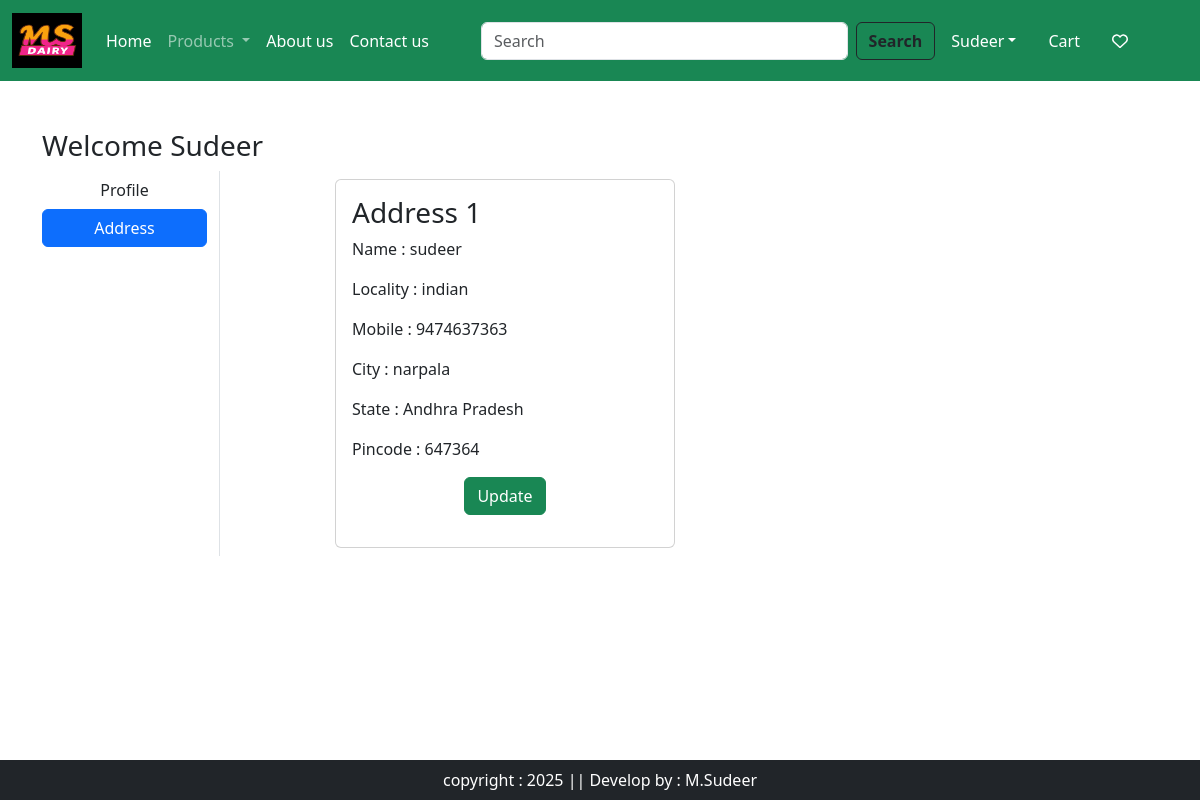
/address/ (signed in), run on the app's committed database.
### app/models.py (models this page shows, shortened)
class Customer(models.Model):
    user=models.ForeignKey(User,on_delete=models.CASCADE)
    name=models.CharField(max_length=200)
    locality=models.CharField(max_length=200)
    city=models.CharField(max_length=200)
    mobile=models.IntegerField(default=0)
    pincode=models.IntegerField()
    state=models.CharField(choices=STATE_CHOICE, max_length=100)

### app/views.py (the view)
# urls.py: path("address/",views.address, name="address"),
def address(request):
    add = Customer.objects.filter(user=request.user)
    return render (request,'app/address.html',locals())

### app/templates/app/address.html (shortened to what this page needs)
{% extends "app/index.html" %}
{% load static %}
{% block main-content %}
    <div class="container my-5">
        <div class="row">
            <h3>Welcome <span class="text-capitalize">{{request.user}}</span></h3>
            <div class="col-sm-2 border-end">
                <ul class="list-unstyled">
                    <li class="d-grid"><a href="{% url 'profile' %}" class="btn ">Profile</a></li>
                    <li class="d-grid"><a href="{% url 'address' %}" class="btn btn-primary">Address</a></li>
                </ul>
            </div>
            <div class="col-sm-8 offset-sm-1">
                <div class="row">
                    {% for ad in add %}
                        <div class="col-sm-6">
                            <div class="card m-2">
                                <div class="card-body">
                                    <h3>Address {{forloop.counter}}</h3>
                                    <p>Name : {{ad.name}}</p>
                                    <p>Locality : {{ad.locality}}</p>
                                    <p>Mobile : {{ad.mobile}}</p>
                                    <p>City : {{ad.city}}</p>
                                    <p>State : {{ad.state}}</p>
                                    <p>Pincode : {{ad.pincode}}</p>
                                    <p class="text-center"><a href="{% url 'updateAddress' pk=ad.id %}" class="btn btn-success ">Update</a></p>
                                </div>
                            </div>
                        </div>
                    {% endfor %}
                </div>
            </div>
        </div>
    </div>
{% endblock main-content %}

### app/templates/app/index.html (shortened to what this page needs)
<!DOCTYPE html>
{% load static %}
<html lang="en">
<head>
    <link href="https://cdn.jsdelivr.net/npm/bootstrap@5.3.8/dist/css/bootstrap.min.css" rel="stylesheet">
    <link rel="stylesheet" href="https://cdnjs.cloudflare.com/ajax/libs/font-awesome/7.0.1/css/all.min.css">
    <link rel="stylesheet" href="{% static 'app/css/owl.carousel.min.css' %}">
    <link rel="stylesheet" href="{% static 'app/css/all.min.css' %}">
    <link rel="stylesheet" href="{% static 'app/css/style.css' %}">
</head>
<body style="margin-bottom:100px;">
    <nav class="navbar navbar-expand-lg navbar-dark bg-success">
        <div class="container-fluid">
            <a class="navbar-brand" href="#">
                <img src= "{% static 'app/images/msd.png' %}" width="70px" height="55px">
            </a>
            <div class="collapse navbar-collapse" id="navbarSupportedContent">
                <ul class="navbar-nav me-auto mb-2 mb-lg-0">
                    {% if  request.user.is_authenticated %}
                    <li class="nav-item">
                        <a class="nav-link active" aria-current="page" href="/">Home</a>
                    </li>
                    <li class="nav-item dropdown">
                        <a class="nav-link dropdown-toggle" href="#" role="button" data-bs-toggle="dropdown"
                            aria-expanded="false">
                            Products
                        </a>
                    </li>
                    <li class="nav-item">
                        <a class="nav-link text-white" href="{% url 'about' %}">About us</a>
                    </li>
                    <li class="nav-item">
                        <a class="nav-link text-white" href="{% url 'contact' %}">Contact us</a>
                    </li>
                </ul>
                <form class="d-flex col-sm-5 sm-col-5" role="search" action="/search" method="GET">
                    <input class="form-control me-2" name="search" type="search" placeholder="Search" aria-label="Search" />
                    <button class="btn btn-outline-dark fw-bold" type="submit">Search</button>
                </form>
                <ul class="navbar-nav me-auto mb-2 mb-lg-0">
                    <li class="nav-item dropdown mx-2">
                        <a class="nav-link dropdown-toggle text-white" href="#" id="profiledown" role="button" data-bs-toggle="dropdown">{{request.user}}</a>
                    </li>
                    <li class="nav-item mx-2">
                        <a class="nav-link text-white" href="{% url 'showcart' %}">Cart</a>
                    </li>
                    <li class="nav-item mx-2">
                        <a class="nav-link text-white" href="#"><i class="fa-regular fa-heart"></i></a>
                    </li>
                    {% endif %}
                </ul>
            </div>
        </div>
    </nav>
    {% block main-content %}{% endblock main-content %}
    <footer class="container-fluid text-center bg-dark text-white p-2 mt-5 fixed-bottom">
        copyright : 2025 || Develop by : M.Sudeer
    </footer>
</body>
</html>

### data on the page
Customer: name "sudeer", locality "indian", mobile "9474637363", city "narpala", state "Andhra Pradesh", pincode "647364"

### other printed values
{{ request.user }} "Sudeer"
